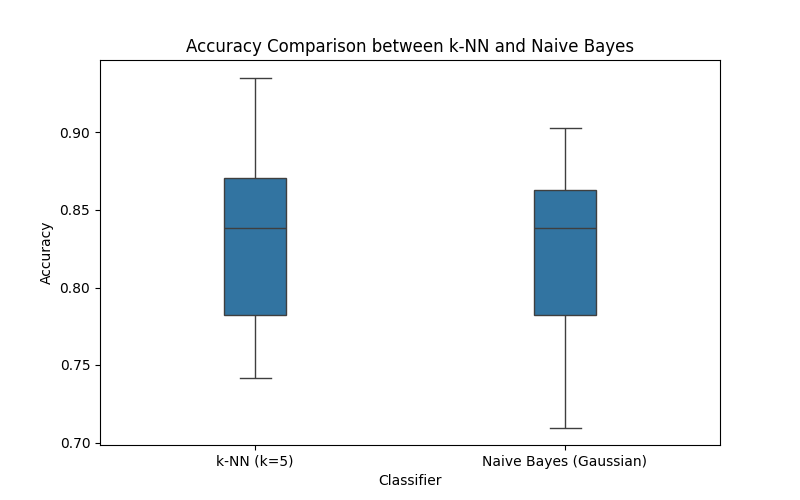

Recreate this plot in Python.
from scipy.io.arff import loadarff
import pandas as pd
from sklearn.preprocessing import LabelEncoder
from sklearn.model_selection import StratifiedKFold
from sklearn.neighbors import KNeighborsClassifier
from sklearn.naive_bayes import GaussianNB
from sklearn.metrics import accuracy_score
import matplotlib.pyplot as plt
import seaborn as sns
import scipy.stats as stats

data = loadarff('column_diagnosis.arff')

df = pd.DataFrame(data[0])

le = LabelEncoder()
df['class'] = le.fit_transform(df['class'])

x = df.drop('class', axis=1)
y = df['class']

cv = StratifiedKFold(n_splits=10, shuffle=True, random_state=0)

knn_classifier = KNeighborsClassifier(n_neighbors=5)
nb_classifier = GaussianNB()

knn_accuracies = []
nb_accuracies = []

for train_idx, test_idx in cv.split(x, y):
    x_train, x_test = x.iloc[train_idx], x.iloc[test_idx]
    y_train, y_test = y.iloc[train_idx], y.iloc[test_idx]

    knn_classifier.fit(x_train, y_train)
    knn_pred = knn_classifier.predict(x_test)
    knn_accuracy = accuracy_score(y_test, knn_pred)
    knn_accuracies.append(knn_accuracy)

    nb_classifier.fit(x_train, y_train)
    nb_pred = nb_classifier.predict(x_test)
    nb_accuracy = accuracy_score(y_test, nb_pred)
    nb_accuracies.append(nb_accuracy)

results_df = pd.DataFrame({'Classifier': ['k-NN (k=5)'] * 10 + ['Naive Bayes (Gaussian)'] * 10, 'Accuracy': knn_accuracies + nb_accuracies})

plt.figure(figsize=(8, 5))
sns.boxplot(x='Classifier', y='Accuracy', data=results_df, width=0.2)
plt.ylabel('Accuracy')
plt.title('Accuracy Comparison between k-NN and Naive Bayes')
plt.savefig("Exercicio1.png")
plt.show()

_, p_value = stats.ttest_rel(knn_accuracies, nb_accuracies, alternative="greater")

print("is k-NN statistically superior to Naive Bayes regarding accuracy? (p-value =", p_value, ")")